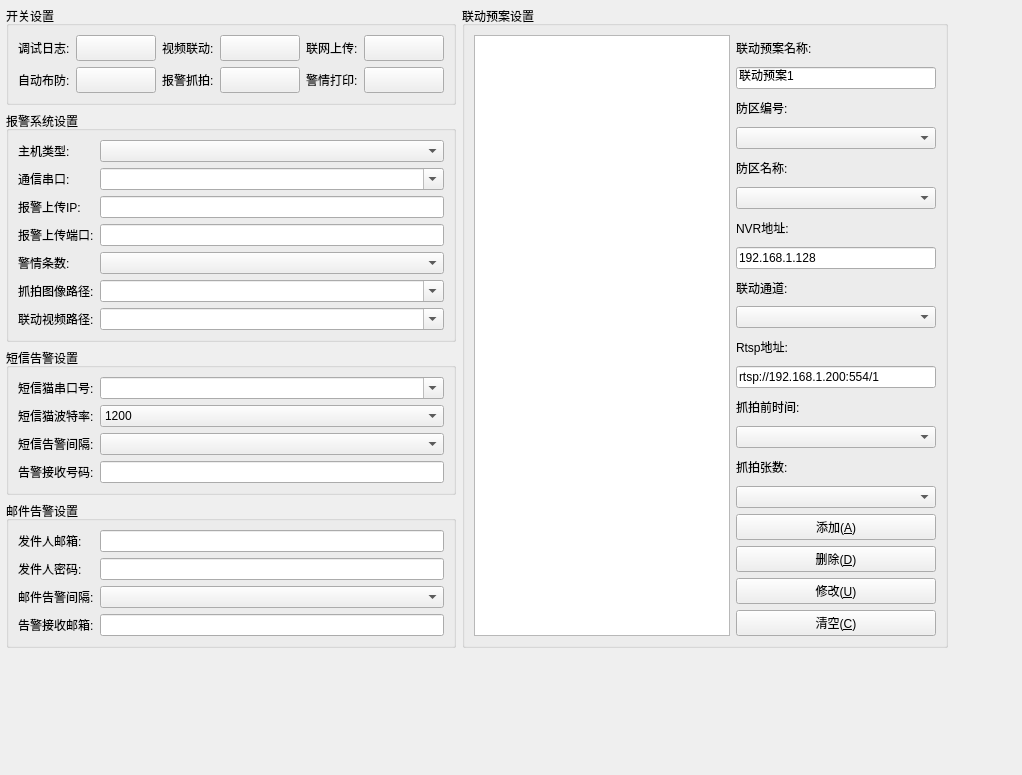
     <widget class="QWidget" name="page_config">
      <property name="styleSheet">
       <string notr="true"/>
      </property>
      <layout class="QGridLayout" name="gridLayout_8">
       <property name="leftMargin">
        <number>6</number>
       </property>
       <property name="topMargin">
        <number>6</number>
       </property>
       <property name="rightMargin">
        <number>6</number>
       </property>
       <property name="bottomMargin">
        <number>6</number>
       </property>
       <item row="5" column="0">
        <spacer name="verticalSpacer_2">
         <property name="orientation">
          <enum>Qt::Vertical</enum>
         </property>
         <property name="sizeHint" stdset="0">
          <size>
           <width>20</width>
           <height>121</height>
          </size>
         </property>
        </spacer>
       </item>
       <item row="4" column="0">
        <widget class="QGroupBox" name="gboxEmailLink">
         <property name="title">
          <string>邮件告警设置</string>
         </property>
         <layout class="QGridLayout" name="gridLayout_3">
          <item row="0" column="0">
           <widget class="QLabel" name="labSendEmailAddr">
            <property name="text">
             <string>发件人邮箱:</string>
            </property>
           </widget>
          </item>
          <item row="0" column="1">
           <widget class="QLineEdit" name="txtSendEmailAddr"/>
          </item>
          <item row="1" column="0">
           <widget class="QLabel" name="labSendEmailPwd">
            <property name="text">
             <string>发件人密码:</string>
            </property>
           </widget>
          </item>
          <item row="1" column="1">
           <widget class="QLineEdit" name="txtSendEmailPwd">
            <property name="echoMode">
             <enum>QLineEdit::Password</enum>
            </property>
           </widget>
          </item>
          <item row="2" column="0">
           <widget class="QLabel" name="labEmailInterval">
            <property name="text">
             <string>邮件告警间隔:</string>
            </property>
           </widget>
          </item>
          <item row="2" column="1">
           <widget class="QComboBox" name="cboxEmailInterval"/>
          </item>
          <item row="3" column="0">
           <widget class="QLabel" name="labEmailAddr">
            <property name="text">
             <string>告警接收邮箱:</string>
            </property>
           </widget>
          </item>
          <item row="3" column="1">
           <widget class="QLineEdit" name="txtEmailAddr">
            <property name="toolTip">
             <string>支持多个邮箱,以英文分号;隔开</string>
            </property>
           </widget>
          </item>
         </layout>
        </widget>
       </item>
       <item row="1" column="0" rowspan="2">
        <widget class="QGroupBox" name="gboxAlarm">
         <property name="title">
          <string>报警系统设置</string>
         </property>
         <layout class="QGridLayout" name="gridLayout_5">
          <item row="0" column="0">
           <widget class="QLabel" name="labHostType">
            <property name="text">
             <string>主机类型:</string>
            </property>
           </widget>
          </item>
          <item row="0" column="1">
           <widget class="QComboBox" name="cboxHostType"/>
          </item>
          <item row="1" column="0">
           <widget class="QLabel" name="labHostCom">
            <property name="text">
             <string>通信串口:</string>
            </property>
           </widget>
          </item>
          <item row="1" column="1">
           <widget class="QComboBox" name="cboxHostCom">
            <property name="editable">
             <bool>true</bool>
            </property>
           </widget>
          </item>
          <item row="2" column="0">
           <widget class="QLabel" name="labAlarmServerIP">
            <property name="text">
             <string>报警上传IP:</string>
            </property>
           </widget>
          </item>
          <item row="2" column="1">
           <widget class="QLineEdit" name="txtAlarmServerIP"/>
          </item>
          <item row="3" column="0">
           <widget class="QLabel" name="labAlarmServerPort">
            <property name="text">
             <string>报警上传端口:</string>
            </property>
           </widget>
          </item>
          <item row="3" column="1">
           <widget class="QLineEdit" name="txtAlarmServerPort"/>
          </item>
          <item row="4" column="0">
           <widget class="QLabel" name="labMsgCount">
            <property name="text">
             <string>警情条数:</string>
            </property>
           </widget>
          </item>
          <item row="4" column="1">
           <widget class="QComboBox" name="cboxMsgCount"/>
          </item>
          <item row="5" column="0">
           <widget class="QLabel" name="labSnapPath">
            <property name="text">
             <string>抓拍图像路径:</string>
            </property>
           </widget>
          </item>
          <item row="6" column="0">
           <widget class="QLabel" name="labVideoPath">
            <property name="text">
             <string>联动视频路径:</string>
            </property>
           </widget>
          </item>
          <item row="5" column="1">
           <widget class="QComboBox" name="cboxSnapPath">
            <property name="editable">
             <bool>true</bool>
            </property>
           </widget>
          </item>
          <item row="6" column="1">
           <widget class="QComboBox" name="cboxVideoPath">
            <property name="editable">
             <bool>true</bool>
            </property>
           </widget>
          </item>
         </layout>
        </widget>
       </item>
       <item row="0" column="0">
        <widget class="QGroupBox" name="gboxOpen">
         <property name="title">
          <string>开关设置</string>
         </property>
         <layout class="QGridLayout" name="gridLayout_6">
          <item row="0" column="0">
           <widget class="QLabel" name="labSaveLog">
            <property name="text">
             <string>调试日志:</string>
            </property>
           </widget>
          </item>
          <item row="0" column="1">
           <widget class="SwitchButton" name="btnSaveLog">
            <property name="minimumSize">
             <size>
              <width>80</width>
              <height>26</height>
             </size>
            </property>
            <property name="maximumSize">
             <size>
              <width>80</width>
              <height>26</height>
             </size>
            </property>
            <property name="text">
             <string/>
            </property>
           </widget>
          </item>
          <item row="0" column="2">
           <widget class="QLabel" name="labVideoLink">
            <property name="text">
             <string>视频联动:</string>
            </property>
           </widget>
          </item>
          <item row="0" column="3">
           <widget class="SwitchButton" name="btnVideoLink">
            <property name="minimumSize">
             <size>
              <width>80</width>
              <height>26</height>
             </size>
            </property>
            <property name="maximumSize">
             <size>
              <width>80</width>
              <height>26</height>
             </size>
            </property>
            <property name="text">
             <string/>
            </property>
           </widget>
          </item>
          <item row="0" column="4">
           <widget class="QLabel" name="labNetLink">
            <property name="text">
             <string>联网上传:</string>
            </property>
           </widget>
          </item>
          <item row="0" column="5">
           <widget class="SwitchButton" name="btnNetLink">
            <property name="minimumSize">
             <size>
              <width>80</width>
              <height>26</height>
             </size>
            </property>
            <property name="maximumSize">
             <size>
              <width>80</width>
              <height>26</height>
             </size>
            </property>
            <property name="text">
             <string/>
            </property>
           </widget>
          </item>
          <item row="1" column="0">
           <widget class="QLabel" name="labAutoBuFang">
            <property name="text">
             <string>自动布防:</string>
            </property>
           </widget>
          </item>
          <item row="1" column="1">
           <widget class="SwitchButton" name="btnAutoBuFang">
            <property name="minimumSize">
             <size>
              <width>80</width>
              <height>26</height>
             </size>
            </property>
            <property name="maximumSize">
             <size>
              <width>80</width>
              <height>26</height>
             </size>
            </property>
            <property name="text">
             <string/>
            </property>
           </widget>
          </item>
          <item row="1" column="2">
           <widget class="QLabel" name="labSnapLink">
            <property name="text">
             <string>报警抓拍:</string>
            </property>
           </widget>
          </item>
          <item row="1" column="3">
           <widget class="SwitchButton" name="btnSnapLink">
            <property name="minimumSize">
             <size>
              <width>80</width>
              <height>26</height>
             </size>
            </property>
            <property name="maximumSize">
             <size>
              <width>80</width>
              <height>26</height>
             </size>
            </property>
            <property name="text">
             <string/>
            </property>
           </widget>
          </item>
          <item row="1" column="4">
           <widget class="QLabel" name="labPrintLink">
            <property name="text">
             <string>警情打印:</string>
            </property>
           </widget>
          </item>
          <item row="1" column="5">
           <widget class="SwitchButton" name="btnPrintLink">
            <property name="minimumSize">
             <size>
              <width>80</width>
              <height>26</height>
             </size>
            </property>
            <property name="maximumSize">
             <size>
              <width>80</width>
              <height>26</height>
             </size>
            </property>
            <property name="text">
             <string/>
            </property>
           </widget>
          </item>
         </layout>
        </widget>
       </item>
       <item row="3" column="0">
        <widget class="QGroupBox" name="gboxMsgLink">
         <property name="title">
          <string>短信告警设置</string>
         </property>
         <layout class="QGridLayout" name="gridLayout_9">
          <item row="3" column="1">
           <widget class="QLineEdit" name="txtMsgTel">
            <property name="toolTip">
             <string>支持多个号码,以英文分号;隔开</string>
            </property>
           </widget>
          </item>
          <item row="3" column="0">
           <widget class="QLabel" name="labMsgTel">
            <property name="text">
             <string>告警接收号码:</string>
            </property>
           </widget>
          </item>
          <item row="2" column="1">
           <widget class="QComboBox" name="cboxMsgInterval"/>
          </item>
          <item row="0" column="1">
           <widget class="QComboBox" name="cboxMsgPortName">
            <property name="editable">
             <bool>true</bool>
            </property>
           </widget>
          </item>
          <item row="1" column="1">
           <widget class="QComboBox" name="cboxMsgBaudRate">
            <item>
             <property name="text">
              <string>1200</string>
             </property>
            </item>
            <item>
             <property name="text">
              <string>2400</string>
             </property>
            </item>
            <item>
             <property name="text">
              <string>4800</string>
             </property>
            </item>
            <item>
             <property name="text">
              <string>9600</string>
             </property>
            </item>
            <item>
             <property name="text">
              <string>115200</string>
             </property>
            </item>
           </widget>
          </item>
          <item row="2" column="0">
           <widget class="QLabel" name="labMsgInterval">
            <property name="text">
             <string>短信告警间隔:</string>
            </property>
           </widget>
          </item>
          <item row="1" column="0">
           <widget class="QLabel" name="labMsgBaudRate">
            <property name="text">
             <string>短信猫波特率:</string>
            </property>
           </widget>
          </item>
          <item row="0" column="0">
           <widget class="QLabel" name="labMsgPortName">
            <property name="text">
             <string>短信猫串口号:</string>
            </property>
           </widget>
          </item>
         </layout>
        </widget>
       </item>
       <item row="0" column="1" rowspan="5" colspan="2">
        <widget class="QGroupBox" name="gboxLink">
         <property name="title">
          <string>联动预案设置</string>
         </property>
         <layout class="QGridLayout" name="gridLayout_4">
          <item row="0" column="0" rowspan="20">
           <widget class="QListWidget" name="listLink">
            <property name="styleSheet">
             <string notr="true">QListWidget::item{
padding:5px;
margin:0px;
}</string>
            </property>
           </widget>
          </item>
          <item row="0" column="1">
           <widget class="QLabel" name="labLinkName">
            <property name="text">
             <string>联动预案名称:</string>
            </property>
           </widget>
          </item>
          <item row="1" column="1">
           <widget class="QLineEdit" name="txtLinkName">
            <property name="text">
             <string>联动预案1</string>
            </property>
           </widget>
          </item>
          <item row="2" column="1">
           <widget class="QLabel" name="lab1">
            <property name="text">
             <string>防区编号:</string>
            </property>
           </widget>
          </item>
          <item row="3" column="1">
           <widget class="QComboBox" name="cboxDefenceIDx"/>
          </item>
          <item row="4" column="1">
           <widget class="QLabel" name="lab2">
            <property name="text">
             <string>防区名称:</string>
            </property>
           </widget>
          </item>
          <item row="5" column="1">
           <widget class="QComboBox" name="cboxDefenceNamex"/>
          </item>
          <item row="6" column="1">
           <widget class="QLabel" name="lab3">
            <property name="text">
             <string>NVR地址:</string>
            </property>
           </widget>
          </item>
          <item row="7" column="1">
           <widget class="QLineEdit" name="txtNVRIP">
            <property name="text">
             <string>192.168.1.128</string>
            </property>
           </widget>
          </item>
          <item row="8" column="1">
           <widget class="QLabel" name="lab4">
            <property name="text">
             <string>联动通道:</string>
            </property>
           </widget>
          </item>
          <item row="9" column="1">
           <widget class="QComboBox" name="cboxNVRCh"/>
          </item>
          <item row="10" column="1">
           <widget class="QLabel" name="lab5">
            <property name="text">
             <string>Rtsp地址:</string>
            </property>
           </widget>
          </item>
          <item row="11" column="1">
           <widget class="QLineEdit" name="txtRtspAddr">
            <property name="minimumSize">
             <size>
              <width>200</width>
              <height>0</height>
             </size>
            </property>
            <property name="text">
             <string>rtsp://192.168.1.200:554/1</string>
            </property>
           </widget>
          </item>
          <item row="12" column="1">
           <widget class="QLabel" name="labSnapTime">
            <property name="text">
             <string>抓拍前时间:</string>
            </property>
           </widget>
          </item>
          <item row="13" column="1">
           <widget class="QComboBox" name="cboxSnapTime"/>
          </item>
          <item row="14" column="1">
           <widget class="QLabel" name="labSnapCount">
            <property name="text">
             <string>抓拍张数:</string>
            </property>
           </widget>
          </item>
          <item row="15" column="1">
           <widget class="QComboBox" name="cboxSnapCount"/>
          </item>
          <item row="16" column="1">
           <widget class="QPushButton" name="btnAddLink">
            <property name="sizePolicy">
             <sizepolicy hsizetype="Expanding" vsizetype="Fixed">
              <horstretch>0</horstretch>
              <verstretch>0</verstretch>
             </sizepolicy>
            </property>
            <property name="text">
             <string>添加(&amp;A)</string>
            </property>
            <property name="icon">
             <iconset resource="other/rc.qrc">
              <normaloff>:/image/btn_add.png</normaloff>:/image/btn_add.png</iconset>
            </property>
            <property name="iconSize">
             <size>
              <width>18</width>
              <height>18</height>
             </size>
            </property>
           </widget>
          </item>
          <item row="17" column="1">
           <widget class="QPushButton" name="btnDeleteLink">
            <property name="sizePolicy">
             <sizepolicy hsizetype="Expanding" vsizetype="Fixed">
              <horstretch>0</horstretch>
              <verstretch>0</verstretch>
             </sizepolicy>
            </property>
            <property name="text">
             <string>删除(&amp;D)</string>
            </property>
            <property name="icon">
             <iconset resource="other/rc.qrc">
              <normaloff>:/image/btn_close.png</normaloff>:/image/btn_close.png</iconset>
            </property>
            <property name="iconSize">
             <size>
              <width>18</width>
              <height>18</height>
             </size>
            </property>
           </widget>
          </item>
          <item row="18" column="1">
           <widget class="QPushButton" name="btnUpdateLink">
            <property name="sizePolicy">
             <sizepolicy hsizetype="Expanding" vsizetype="Fixed">
              <horstretch>0</horstretch>
              <verstretch>0</verstretch>
             </sizepolicy>
            </property>
            <property name="text">
             <string>修改(&amp;U)</string>
            </property>
            <property name="icon">
             <iconset resource="other/rc.qrc">
              <normaloff>:/image/btn_save.png</normaloff>:/image/btn_save.png</iconset>
            </property>
            <property name="iconSize">
             <size>
              <width>18</width>
              <height>18</height>
             </size>
            </property>
           </widget>
          </item>
          <item row="19" column="1">
           <widget class="QPushButton" name="btnClearLink">
            <property name="sizePolicy">
             <sizepolicy hsizetype="Expanding" vsizetype="Fixed">
              <horstretch>0</horstretch>
              <verstretch>0</verstretch>
             </sizepolicy>
            </property>
            <property name="text">
             <string>清空(&amp;C)</string>
            </property>
            <property name="icon">
             <iconset resource="other/rc.qrc">
              <normaloff>:/image/btn_delete.png</normaloff>:/image/btn_delete.png</iconset>
            </property>
            <property name="iconSize">
             <size>
              <width>18</width>
              <height>18</height>
             </size>
            </property>
           </widget>
          </item>
         </layout>
        </widget>
       </item>
       <item row="0" column="3">
        <spacer name="horizontalSpacer">
         <property name="orientation">
          <enum>Qt::Horizontal</enum>
         </property>
         <property name="sizeHint" stdset="0">
          <size>
           <width>68</width>
           <height>20</height>
          </size>
         </property>
        </spacer>
       </item>
      </layout>
     </widget>
